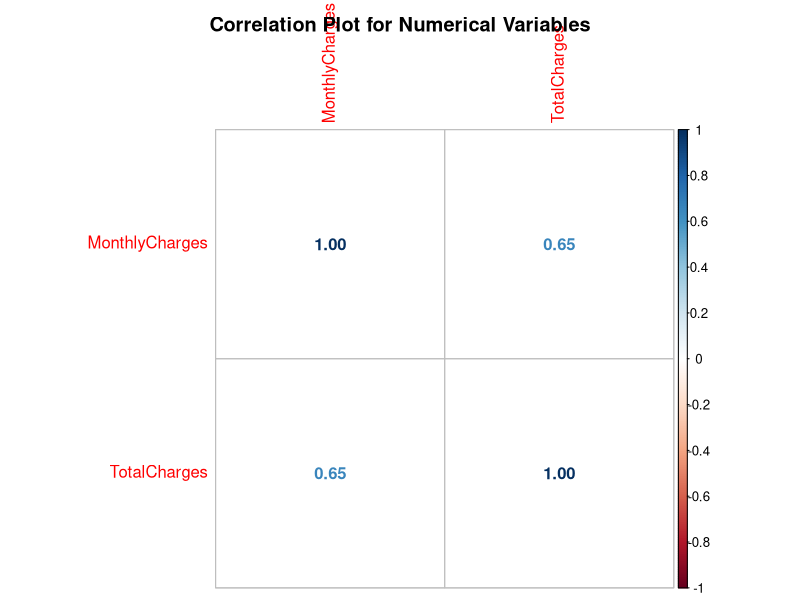
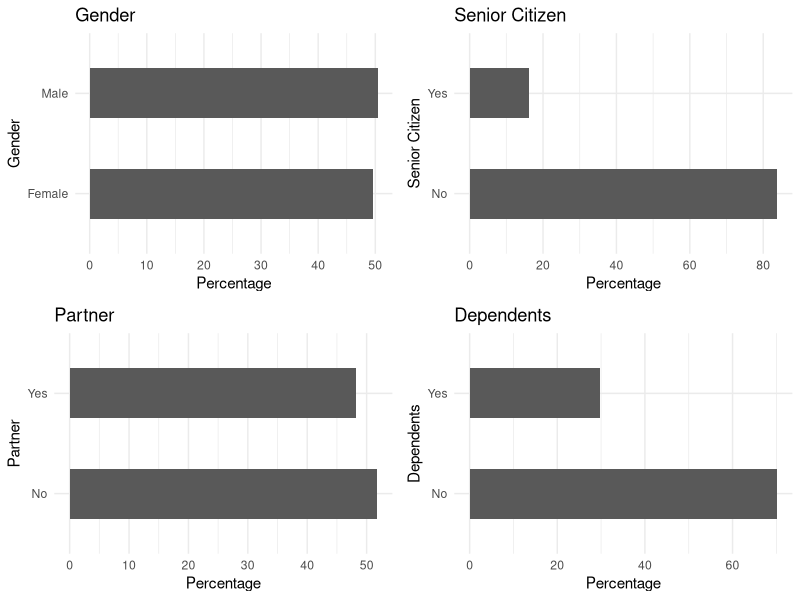
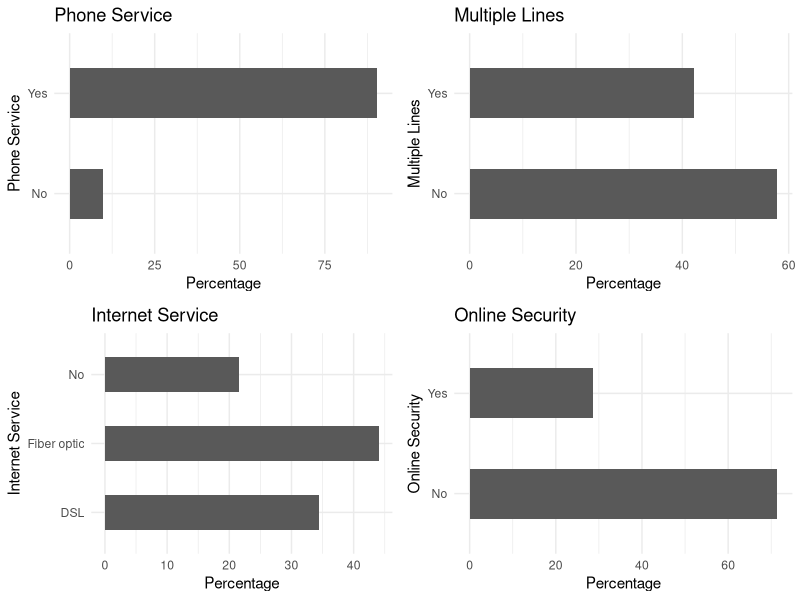
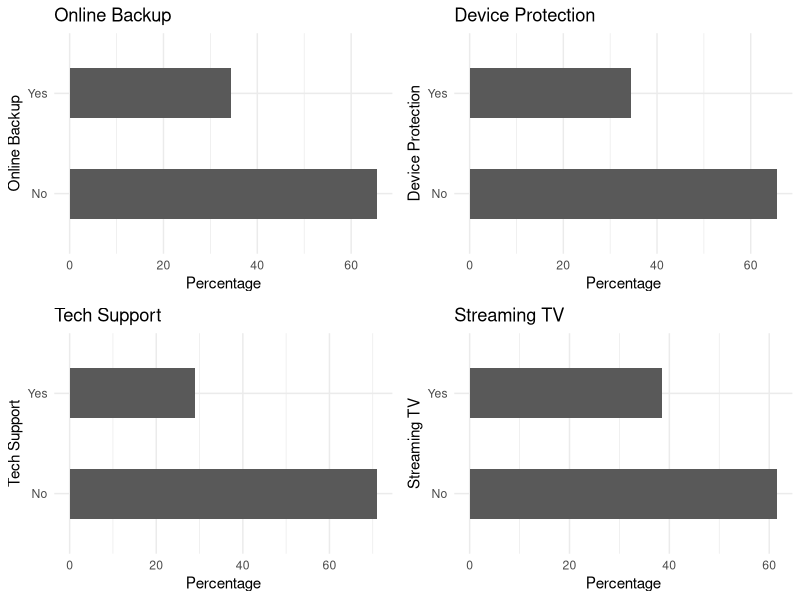
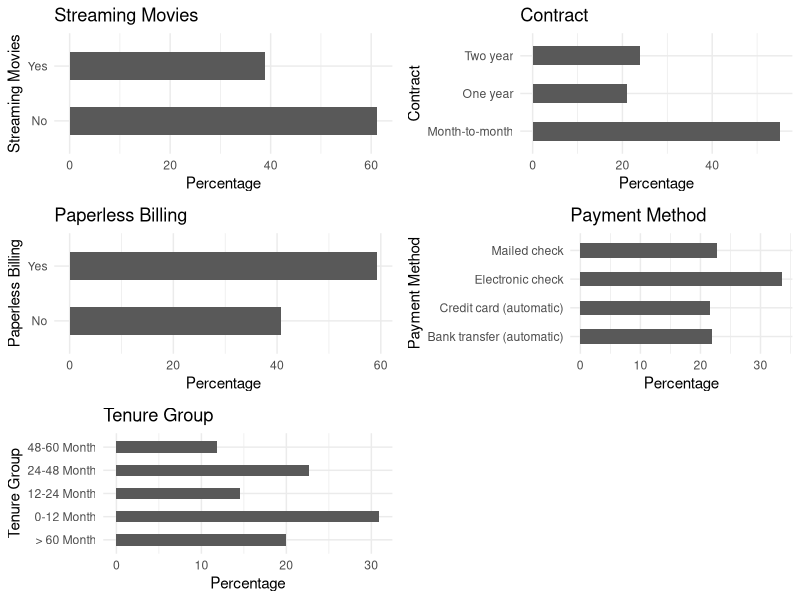
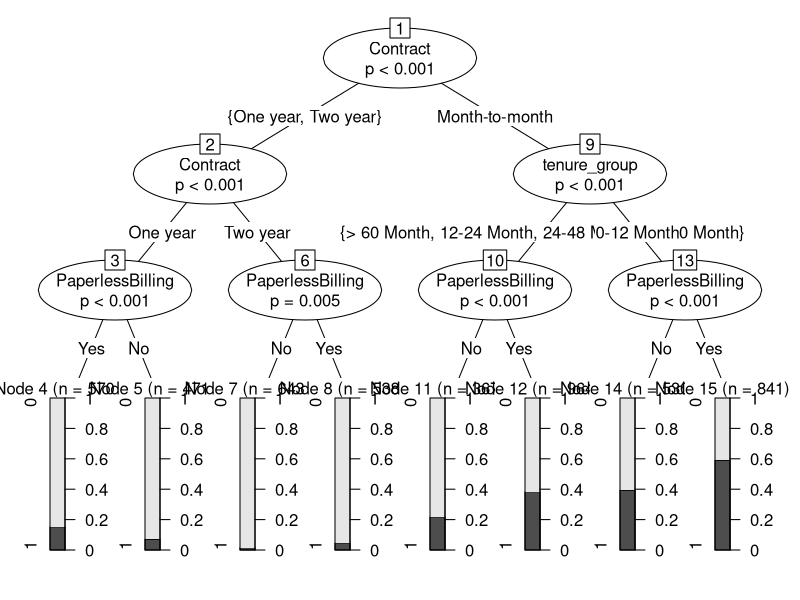
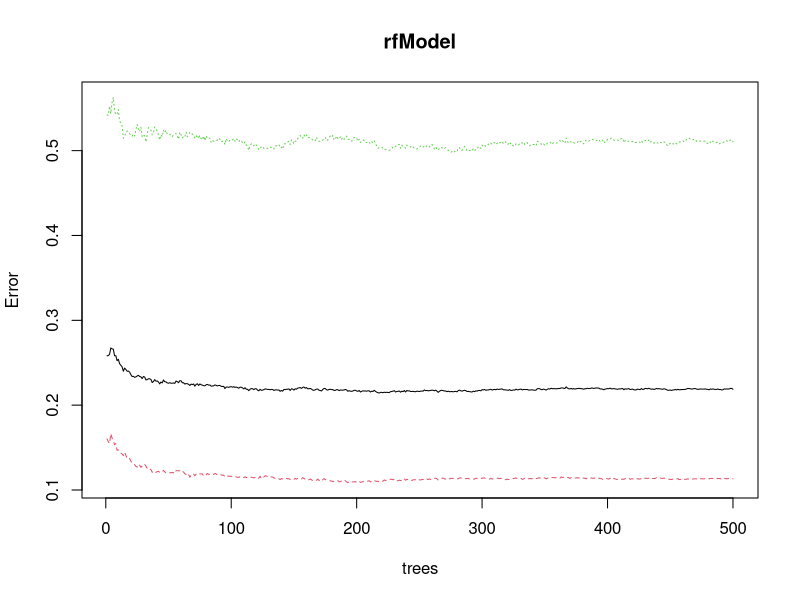

Write the R code that produced these figures, in order. (Note: this script raises an error after producing the figures.)
#Importing the Libraries
library(plyr)
library(corrplot)
library(ggplot2)
library(gridExtra)
library(ggthemes)
library(caret)
library(MASS)
library(randomForest)
library(party)

#Importing the Dataset
library(readxl)
Customer <- read_excel("Customer.xlsx")
View(Customer)

#Structure of the dataset 
str(Customer)

#Missing Values
sapply(Customer, function(Customer) sum(is.na(Customer)))
Customer <- Customer[complete.cases(Customer), ]

#Data Wrangling
Customer$OnlineSecurity <- as.factor(mapvalues(Customer$OnlineSecurity, 
                                               from=c("No internet service"),
                                               to=c("No")))
Customer$OnlineBackup <- as.factor(mapvalues(Customer$OnlineBackup, 
                                               from=c("No internet service"),
                                               to=c("No")))
Customer$DeviceProtection <- as.factor(mapvalues(Customer$DeviceProtection, 
                                             from=c("No internet service"),
                                             to=c("No")))
Customer$TechSupport <- as.factor(mapvalues(Customer$TechSupport, 
                                           from=c("No internet service"),
                                           to=c("No")))
Customer$StreamingTV <- as.factor(mapvalues(Customer$StreamingTV, 
                                            from=c("No internet service"),
                                            to=c("No")))
Customer$StreamingMovies <- as.factor(mapvalues(Customer$StreamingMovies, 
                                            from=c("No internet service"),
                                            to=c("No")))
Customer$MultipleLines <- as.factor(mapvalues(Customer$MultipleLines, 
                                           from=c("No phone service"),
                                           to=c("No")))

min(Customer$tenure); max(Customer$tenure)

group_tenure <- function(tenure){
  if (tenure >= 0 & tenure <= 12){
    return('0-12 Month')
  }else if(tenure > 12 & tenure <= 24){
    return('12-24 Month')
  }else if (tenure > 24 & tenure <= 48){
    return('24-48 Month')
  }else if (tenure > 48 & tenure <=60){
    return('48-60 Month')
  }else if (tenure > 60){
    return('> 60 Month')
  }
}
Customer$tenure_group <- sapply(Customer$tenure,group_tenure)
Customer$tenure_group <- as.factor(Customer$tenure_group)

Customer$SeniorCitizen <- as.factor(mapvalues(Customer$SeniorCitizen,
                                           from=c("0","1"),
                                           to=c("No", "Yes")))

Customer$customerID <- NULL
Customer$tenure <- NULL

Customer$Churn <- as.factor(mapvalues(Customer$Churn,
                                              from=c("No", "Yes"),
                                              to=c("0","1")))

#Exploratory data analysis and Feature Selection
##Correlation between numeric variables
numeric.var <- sapply(Customer, is.numeric)
corr.matrix <- cor(Customer[,numeric.var])
corrplot(corr.matrix, main="\n\nCorrelation Plot for Numerical Variables", method="number")

##...The Monthly Charges and Total Charges are correlated...##
##...So one of them will be removed from the model. We remove Total Charges...##
Customer$TotalCharges <- NULL

##Bar plots of categorical variables
p1 <- ggplot(Customer, aes(x=gender)) + ggtitle("Gender") + xlab("Gender") +
  geom_bar(aes(y = 100*(..count..)/sum(..count..)), width = 0.5) + ylab("Percentage") + coord_flip() + theme_minimal()

p2 <- ggplot(Customer, aes(x=SeniorCitizen)) + ggtitle("Senior Citizen") + xlab("Senior Citizen") + 
  geom_bar(aes(y = 100*(..count..)/sum(..count..)), width = 0.5) + ylab("Percentage") + coord_flip() + theme_minimal()

p3 <- ggplot(Customer, aes(x=Partner)) + ggtitle("Partner") + xlab("Partner") + 
  geom_bar(aes(y = 100*(..count..)/sum(..count..)), width = 0.5) + ylab("Percentage") + coord_flip() + theme_minimal()

p4 <- ggplot(Customer, aes(x=Dependents)) + ggtitle("Dependents") + xlab("Dependents") +
  geom_bar(aes(y = 100*(..count..)/sum(..count..)), width = 0.5) + ylab("Percentage") + coord_flip() + theme_minimal()
grid.arrange(p1, p2, p3, p4, ncol=2)

p5 <- ggplot(Customer, aes(x=PhoneService)) + ggtitle("Phone Service") + xlab("Phone Service") +
  geom_bar(aes(y = 100*(..count..)/sum(..count..)), width = 0.5) + ylab("Percentage") + coord_flip() + theme_minimal()

p6 <- ggplot(Customer, aes(x=MultipleLines)) + ggtitle("Multiple Lines") + xlab("Multiple Lines") + 
  geom_bar(aes(y = 100*(..count..)/sum(..count..)), width = 0.5) + ylab("Percentage") + coord_flip() + theme_minimal()

p7 <- ggplot(Customer, aes(x=InternetService)) + ggtitle("Internet Service") + xlab("Internet Service") + 
  geom_bar(aes(y = 100*(..count..)/sum(..count..)), width = 0.5) + ylab("Percentage") + coord_flip() + theme_minimal()

p8 <- ggplot(Customer, aes(x=OnlineSecurity)) + ggtitle("Online Security") + xlab("Online Security") +
  geom_bar(aes(y = 100*(..count..)/sum(..count..)), width = 0.5) + ylab("Percentage") + coord_flip() + theme_minimal()
grid.arrange(p5, p6, p7, p8, ncol=2)

p9 <- ggplot(Customer, aes(x=OnlineBackup)) + ggtitle("Online Backup") + xlab("Online Backup") +
  geom_bar(aes(y = 100*(..count..)/sum(..count..)), width = 0.5) + ylab("Percentage") + coord_flip() + theme_minimal()

p10 <- ggplot(Customer, aes(x=DeviceProtection)) + ggtitle("Device Protection") + xlab("Device Protection") + 
  geom_bar(aes(y = 100*(..count..)/sum(..count..)), width = 0.5) + ylab("Percentage") + coord_flip() + theme_minimal()

p11 <- ggplot(Customer, aes(x=TechSupport)) + ggtitle("Tech Support") + xlab("Tech Support") + 
  geom_bar(aes(y = 100*(..count..)/sum(..count..)), width = 0.5) + ylab("Percentage") + coord_flip() + theme_minimal()

p12 <- ggplot(Customer, aes(x=StreamingTV)) + ggtitle("Streaming TV") + xlab("Streaming TV") +
  geom_bar(aes(y = 100*(..count..)/sum(..count..)), width = 0.5) + ylab("Percentage") + coord_flip() + theme_minimal()
grid.arrange(p9, p10, p11, p12, ncol=2)

p13 <- ggplot(Customer, aes(x=StreamingMovies)) + ggtitle("Streaming Movies") + xlab("Streaming Movies") +
  geom_bar(aes(y = 100*(..count..)/sum(..count..)), width = 0.5) + ylab("Percentage") + coord_flip() + theme_minimal()

p14 <- ggplot(Customer, aes(x=Contract)) + ggtitle("Contract") + xlab("Contract") + 
  geom_bar(aes(y = 100*(..count..)/sum(..count..)), width = 0.5) + ylab("Percentage") + coord_flip() + theme_minimal()

p15 <- ggplot(Customer, aes(x=PaperlessBilling)) + ggtitle("Paperless Billing") + xlab("Paperless Billing") + 
  geom_bar(aes(y = 100*(..count..)/sum(..count..)), width = 0.5) + ylab("Percentage") + coord_flip() + theme_minimal()

p16 <- ggplot(Customer, aes(x=PaymentMethod)) + ggtitle("Payment Method") + xlab("Payment Method") +
  geom_bar(aes(y = 100*(..count..)/sum(..count..)), width = 0.5) + ylab("Percentage") + coord_flip() + theme_minimal()

p17 <- ggplot(Customer, aes(x=tenure_group)) + ggtitle("Tenure Group") + xlab("Tenure Group") +
  geom_bar(aes(y = 100*(..count..)/sum(..count..)), width = 0.5) + ylab("Percentage") + coord_flip() + theme_minimal()
grid.arrange(p13, p14, p15, p16, p17, ncol=2)

#(1) Logistic Regression
##split the data into training and testing sets
intrain<- createDataPartition(Customer$Churn,p=0.7,list=FALSE)
set.seed(2017)
training<- Customer[intrain,]
testing<- Customer[-intrain,]

dim(training); dim(testing)

##Fitting the Logistic Regression Model
LogModel <- glm(Churn ~ .,family=binomial(link="logit"),data=training)
print(summary(LogModel))

##Feature Analysis
anova(LogModel, test="Chisq")

##Assessing the predictive ability of the Logistic Regression model
testing$Churn <- as.character(testing$Churn)
testing$Churn[testing$Churn=="No"] <- "0"
testing$Churn[testing$Churn=="Yes"] <- "1"
fitted.results <- predict(LogModel,newdata=testing,type='response')
fitted.results <- ifelse(fitted.results > 0.5,1,0)
misClasificError <- mean(fitted.results != testing$Churn)
print(paste('Logistic Regression Accuracy',1-misClasificError))

##Logistic Regression Confusion Matrix
print("Confusion Matrix for Logistic Regression"); table(testing$Churn, fitted.results > 0.5)

##Odds Ratio
library(MASS)
exp(cbind(OR=coef(LogModel), confint(LogModel)))

# (2)Decision Tree
##Decision Tree Visualization
##...For illustration purpose, we are going to use only three variables for plotting Decision Trees...##
##...they are “Contract”, “tenure_group” and “PaperlessBilling”...##
training$Contract<-factor(training$Contract)
training$tenure_group<-factor(training$tenure_group)
training$PaperlessBilling<-factor(training$PaperlessBilling)

tree <- ctree(Churn~Contract+tenure_group+PaperlessBilling, training)
plot(tree)

testing$Contract<-factor(testing$Contract)
testing$tenure_group<-factor(testing$tenure_group)
testing$PaperlessBilling<-factor(testing$PaperlessBilling)

##Decision Tree Confusion Matrix
pred_tree <- predict(tree, testing)
print("Confusion Matrix for Decision Tree")
table(Predicted = pred_tree, Actual = testing$Churn)

##Decision Tree Accuracy
p1 <- predict(tree, training)
tab1 <- table(Predicted = p1, Actual = training$Churn)
tab2 <- table(Predicted = pred_tree, Actual = testing$Churn)
print(paste('Decision Tree Accuracy',sum(diag(tab2))/sum(tab2)))

# (3)Random Forest
##Random Forest Initial Model
rfModel <- randomForest(Churn ~., data = training)
print(rfModel)

##Random Forest Confusion Matrix
pred_rf <- predict(rfModel, testing)
print("Confusion Matrix for RF")
table(Predicted = pred_rf, Actual = testing$Churn)

##Random forest Accuracy
p2 <- predict(rfModel, training)
tab1 <- table(Predicted = p2, Actual = training$Churn)
tab2 <- table(Predicted = pred_rf, Actual = testing$Churn)
print(paste('Decision Tree Accuracy',sum(diag(tab2))/sum(tab2)))

plot(rfModel)

##Tune Random Forest Model
t <- tuneRF(training[, -18], training[, 18], stepFactor = 0.5, plot = TRUE, ntreeTry = 200, trace = TRUE, improve = 0.05)

##Fit the Random Forest Model After Tuning
rfModel_new <- randomForest(Churn ~., data = training, ntree = 200, mtry = 2, importance = TRUE, proximity = TRUE)
print(rfModel_new)

##Random Forest Confusion Matrix After Tuning
pred_rf_new <- predict(rfModel_new, testing)
print("Confusion Matrix for RF after tuning")
table(Predicted = pred_rf, Actual = testing$Churn)

##Random Forest Feature Importance
varImpPlot(rfModel_new, sort=T, n.var = 10, main = 'Top 10 Feature Importance')
